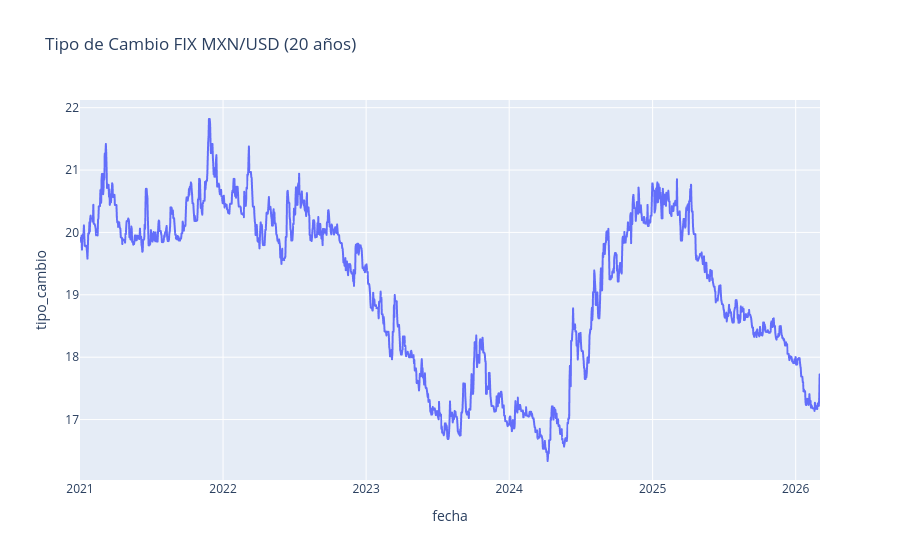

Notebook code cell kept with this figure:
### Markdown cell above
## <font color= #003366> **Visualización de la serie de tiempo** </font>
Debido a que el pronóstico es de 2 semanas aproximadamente y la serie esta desde 1950, recortaremos la serie a partir del año 2021, manteniendo la información mas relevante para el modelo:

### Code cell
df = df_daily[df_daily.index >= "2021-01-01"]

df_plot = df.reset_index()

fig = px.line(
    df_plot,
    x="fecha",
    y="tipo_cambio",
    title="Tipo de Cambio FIX MXN/USD (20 años)"
)

fig.show()

### Figure 1 — Plotly figure (JSON) as saved in the notebook; plotly's stock layout.template omitted (floating-point values rounded to 4 significant figures; data arrays with more than 128 entries replaced by an {"elided": "..."} marker saying what was removed)
{"data": [{"hovertemplate": "fecha=%{x}<br>tipo_cambio=%{y}<extra></extra>", "legendgroup": "", "line": {"color": "#636efa", "dash": "solid"}, "marker": {"symbol": "circle"}, "mode": "lines", "name": "", "showlegend": false, "type": "scattergl", "x": {"elided": "1889 str values"}, "xaxis": "x", "y": {"elided": "1889 float values"}, "yaxis": "y"}], "layout": {"legend": {"tracegroupgap": 0}, "title": {"text": "Tipo de Cambio FIX MXN/USD (20 años)"}, "xaxis": {"anchor": "y", "domain": [0, 1], "title": {"text": "fecha"}}, "yaxis": {"anchor": "x", "domain": [0, 1], "title": {"text": "tipo_cambio"}}}}
